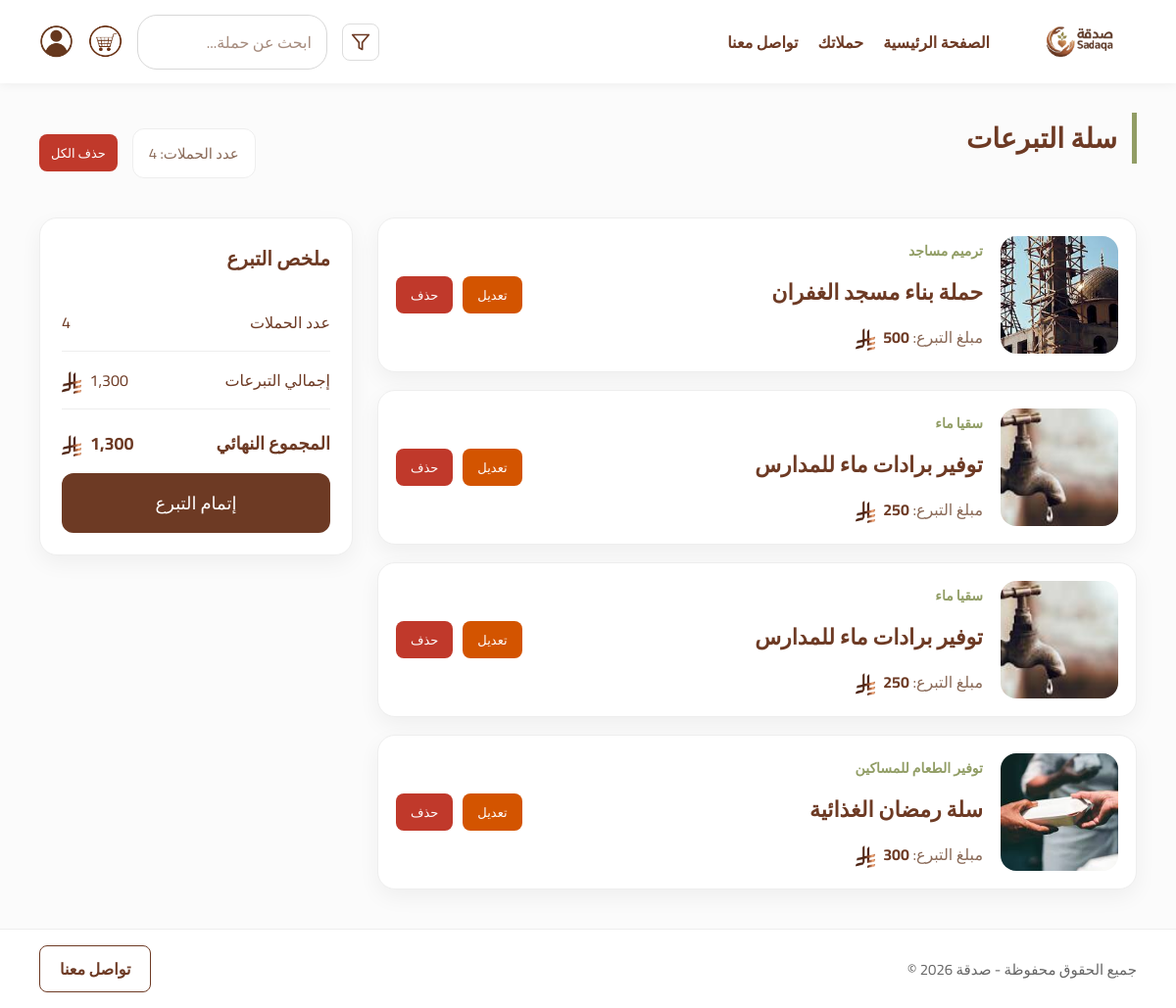
The page /Website/Code/cart.php (signed in) on the database its author committed.
### tables this page shows
CREATE TABLE IF NOT EXISTS cart_items (
    id INT AUTO_INCREMENT PRIMARY KEY,
    user_id INT,
    campaign_id INT,
    amount DECIMAL(10, 2) NOT NULL,
    FOREIGN KEY (user_id) REFERENCES users(id) ON DELETE CASCADE,
    FOREIGN KEY (campaign_id) REFERENCES campaigns(id) ON DELETE CASCADE
);

CREATE TABLE IF NOT EXISTS campaigns (
    id INT AUTO_INCREMENT PRIMARY KEY,
    title VARCHAR(255) NOT NULL,
    description TEXT,
    category_id INT,
    goal_amount DECIMAL(10, 2) NOT NULL,
    current_amount DECIMAL(10, 2) DEFAULT 0.00,
    image_path VARCHAR(255),
    admin_id INT NULL,  
    user_id INT NULL,   
    status ENUM('active', 'inactive') DEFAULT 'active',  
    created_at TIMESTAMP DEFAULT CURRENT_TIMESTAMP,
    FOREIGN KEY (category_id) REFERENCES categories(id) ON DELETE SET NULL,
    FOREIGN KEY (admin_id) REFERENCES admins(id) ON DELETE SET NULL,
    FOREIGN KEY (user_id) REFERENCES users(id) ON DELETE SET NULL
);

CREATE TABLE IF NOT EXISTS categories (
    id INT AUTO_INCREMENT PRIMARY KEY,
    name VARCHAR(100) NOT NULL
);

### Website/Code/cart.php (the view, shortened to what this page needs)
<?php
include '../php/db_connect.php';
$user_id = $_SESSION['user_id'];
$cart_res = $conn->query("SELECT ci.*, c.title, c.image_path, cat.name as category_name
                          FROM cart_items ci
                          JOIN campaigns c ON ci.campaign_id = c.id
                          JOIN categories cat ON c.category_id = cat.id
                          WHERE ci.user_id = $user_id");
$total_campaigns = $cart_res->num_rows;
?>
<!DOCTYPE html>
<html lang="ar" dir="rtl">
<head>
  <link rel="stylesheet" href="styles-merged.css" />
</head>
<body class="cart-page-body">
  <div class="page-wrapper">
    <header class="main-header">
    <div class="header-right">
      <a href="homepage.php">
      <img src="../images/Sadaqa logo.png" alt="Sadaqa Logo" class="nav-logo">
      </a>
      <nav class="nav-links">
        <a href="homepage.php" class="active">الصفحة الرئيسية</a>
        <a href="my-campaigns.php">حملاتك</a>
        <a href="contact-us.php">تواصل معنا</a>
      </nav>
    </div>
    <div class="header-left">
      <div class="filter-wrapper">
        <button class="filter-btn" id="filterToggle">
          <svg width="20" height="20" viewBox="0 0 24 24" fill="none" stroke="currentColor" stroke-width="2" stroke-linecap="round" stroke-linejoin="round">
            <polygon points="22 3 2 3 10 12.46 10 19 14 21 14 12.46 22 3"></polygon>
          </svg>
        </button>
      </div>
      <div class="search-container">
        <form action="homepage.php" method="GET" style="width: 100%;" id="searchForm">
          <input type="text" name="search" id="searchInput" placeholder="ابحث عن حملة..." class="search-input">
        </form>
      </div>
                <div class="cart-wrapper">
        <a href="cart.php" class="cart-trigger">
            <img src="../images/cart.png" alt="Cart" class="header-icon cart-icon">
        </a>
        </div>
        <a href="profile.php" class="account-link">
        <img src="../images/AccountIcon.png" alt="Account" class="header-icon account-trigger">
        </a>
    </div>
  </header>
    <main class="main-content cart-main-content">
      <section class="cart-page-section">
        <div class="cart-header-row">
          <h1 class="section-title">سلة التبرعات</h1>
          <div style="display: flex; gap: 15px; align-items: center;">
            <span class="cart-items-count">عدد الحملات: <?php echo $total_campaigns; ?></span>
            <?php if ($total_campaigns > 0): ?>
              <a href="cart.php?clear_all=1" class="remove-btn" onclick="return confirm('هل أنت متأكد من حذف جميع العناصر؟')" style="text-decoration:none; color:white; background-color: #c0392b; padding: 5px 12px; border-radius: 8px; font-size: 13px;">حذف الكل</a>
            <?php endif; ?>
          </div>
        </div>
        <div class="cart-layout">
          <div class="cart-items-list">
            <?php if ($total_campaigns > 0): ?>
              <?php while ($item = $cart_res->fetch_assoc()):
              ?>
                <div class="cart-item-card">
                  <div class="cart-item-image">
                    <img src="<?php echo $item['image_path']; ?>" alt="<?php echo $item['category_name']; ?>">
                  </div>
                  <div class="cart-item-details">
                    <span class="cart-item-category"><?php echo $item['category_name']; ?></span>
                    <h3 class="cart-item-name"><?php echo $item['title']; ?></h3>
                    <p class="cart-item-amount">
                      مبلغ التبرع:
                      <span><?php echo number_format($item['amount']); ?>
                        <img src="../images/Saudi_Riyal_Symbol.png" class="riyal-icon" alt="ريال">
                      </span>
                    </p>
                  </div>
                  <div class="cart-item-actions" style="display: flex; gap: 10px;">
                    <a href="campaign-details.php?id=<?php echo $item['campaign_id']; ?>&edit_cart_id=<?php echo $item['id']; ?>&amount=<?php echo $item['amount']; ?>" class="edit-btn" style="text-decoration:none; color:white; background-color: #d35400; padding: 8px 15px; border-radius: 8px; font-size: 13px;">تعديل</a>
                    <a href="cart.php?remove=<?php echo $item['id']; ?>" class="remove-btn" style="text-decoration:none; color:white; padding: 8px 15px; border-radius: 8px; font-size: 13px;">حذف</a>
                  </div>
                </div>
              <?php endwhile; ?>
            <?php else: ?>
              <p>سلة التبرعات فارغة.</p>
            <?php endif; ?>
          </div>
          <aside class="cart-summary-card">
            <h2 class="cart-summary-title">ملخص التبرع</h2>
            <div class="summary-row">
              <span>عدد الحملات</span>
              <span><?php echo $total_campaigns; ?></span>
            </div>
            <div class="summary-row">
              <span>إجمالي التبرعات</span>
              <span>
                <img src="../images/Saudi_Riyal_Symbol.png" class="riyal-icon" alt="ريال">
              </span>
            </div>
            <div class="summary-row total-row">
              <span>المجموع النهائي</span>
              <span>
                <img src="../images/Saudi_Riyal_Symbol.png" class="riyal-icon" alt="ريال">
              </span>
            </div>
            <form method="POST">
                <button class="checkout-btn" name="checkout" type="submit" <?php echo ($total_campaigns == 0) ? 'disabled' : ''; ?>>إتمام التبرع</button>
            </form>
          </aside>
        </div>
      </section>
    </main>
    <footer class="main-footer">
      <div class="footer-container">
        <p class="copyright">جميع الحقوق محفوظة - صدقة 2026 &copy</p>
        <div class="footer-links">
          <a href="contact-us.php" class="footer-contact-btn">تواصل معنا</a>
        </div>
      </div>
    </footer>
  </div>
</body>
</html>

### rows shown on the page
cart_items: campaign.image_path (picture), categories.name "ترميم مساجد", campaign.title "حملة بناء مسجد الغفران"
cart_items: campaign.image_path (picture), categories.name "سقيا ماء", campaign.title "توفير برادات ماء للمدارس"
cart_items: campaign.image_path (picture), categories.name "سقيا ماء", campaign.title "توفير برادات ماء للمدارس"
cart_items: campaign.image_path (picture), categories.name "توفير الطعام للمساكين", campaign.title "سلة رمضان الغذائية"

### other values the page prints
$total_campaigns "4"
